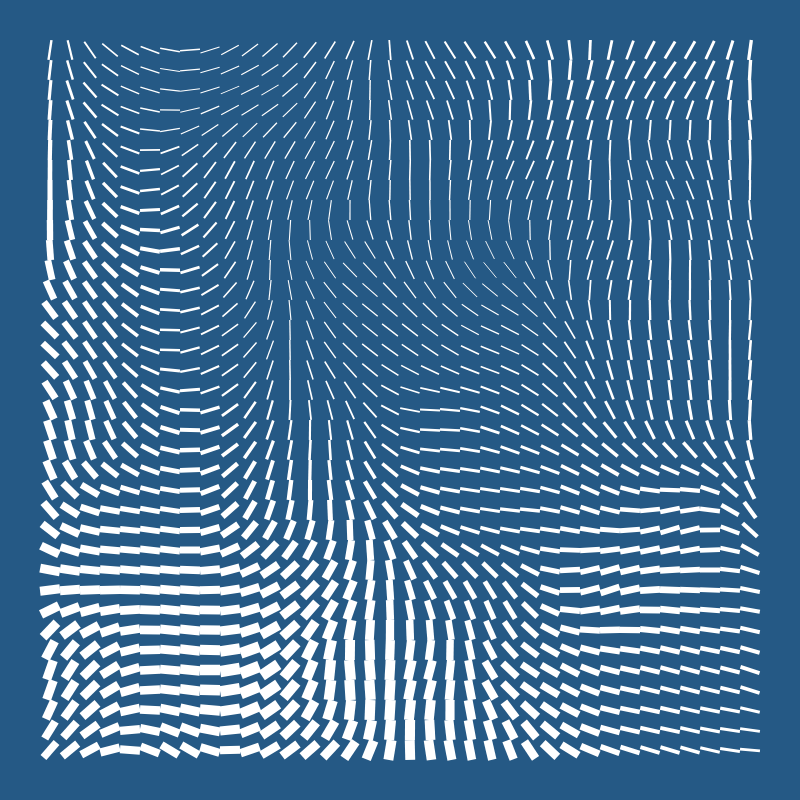
Frame 1 (no input)
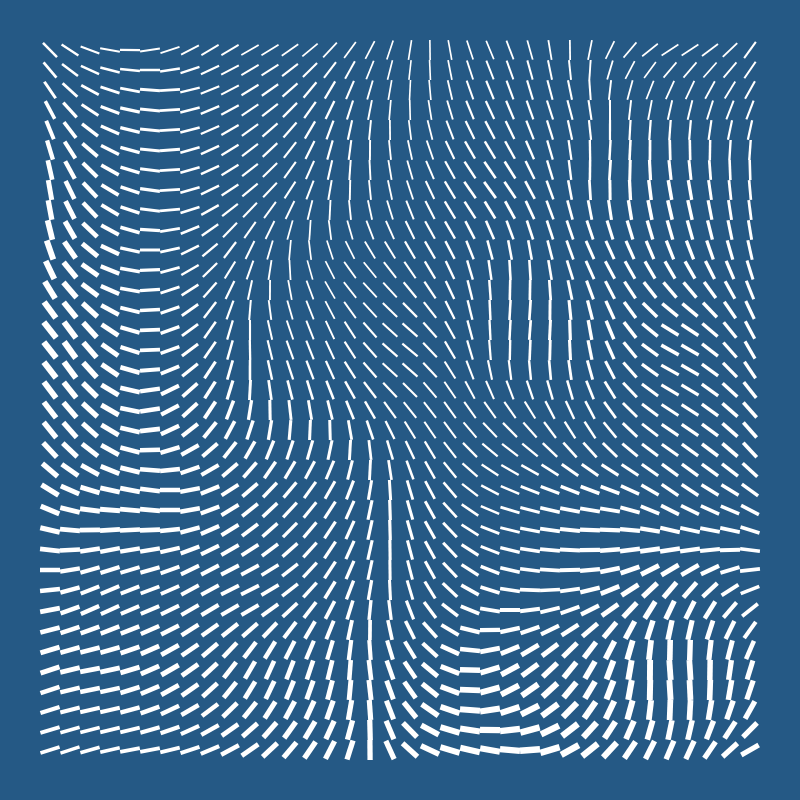
Frame 60 (no input)
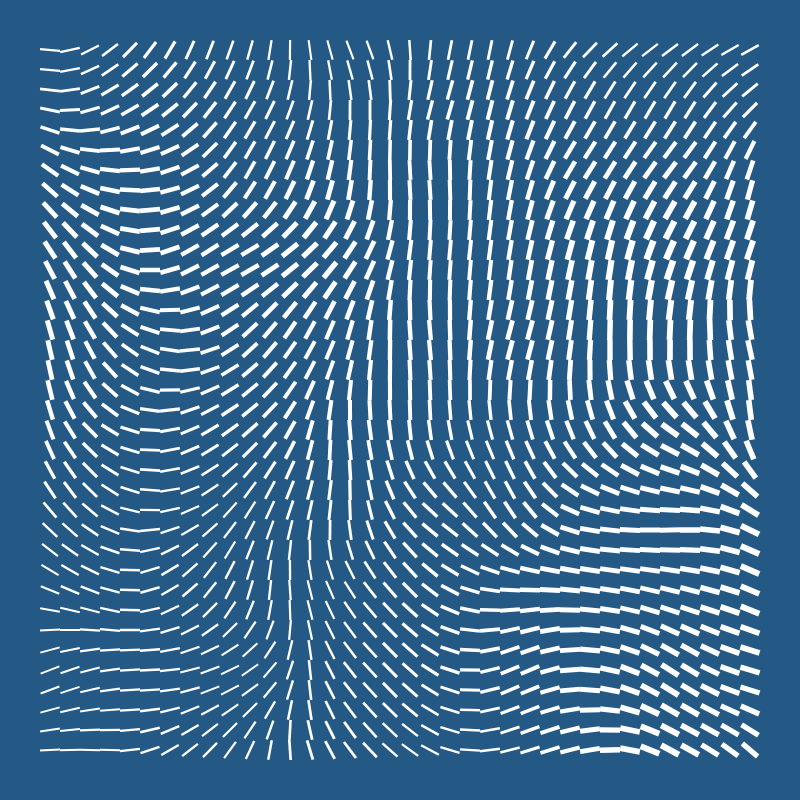
Frame 120 (the mouse pressed at the canvas centre since frame 60)

The p5.js sketch that drew these frames (run headless with seeded random() and noise() and a simulated clock; from frame 60 on, the mouse is pressed at the canvas centre):

// p5.js sketch
// ── sketch.js
let rows, cols;
let scl = 20; // scale factor
let w = 800;
let h = 800;
let noiseScale = 0.03;

let z_noise = 0;
let thickness_offset;

function setup() {
  createCanvas(w, h);
  strokeCap(SQUARE);
  rows = floor(h / scl);
  cols = floor(w / scl);
  thickness_offset = [random(-100000,100000),random(-100000,100000)];
  stroke(255);
}

function draw() {
  background("#255985");

  for (let i = 2; i < cols-2; i++) {
    for (let j = 2; j < rows-2; j++) {
      push();
      let x = i * scl;
      let y = j * scl;
      translate(x + scl / 2, y + scl / 2);
      rotate(map(noise(i * noiseScale, j * noiseScale, z_noise),0,1,-2*PI,2*PI));
      strokeWeight(map(pow(noise(i * noiseScale + thickness_offset[0], j * noiseScale + thickness_offset[1], z_noise), 3),0,1,0,30));
      line(-scl / 2, 0, scl / 2, 0);
      pop();
    }
  }

  z_noise += 0.005;

  
}
